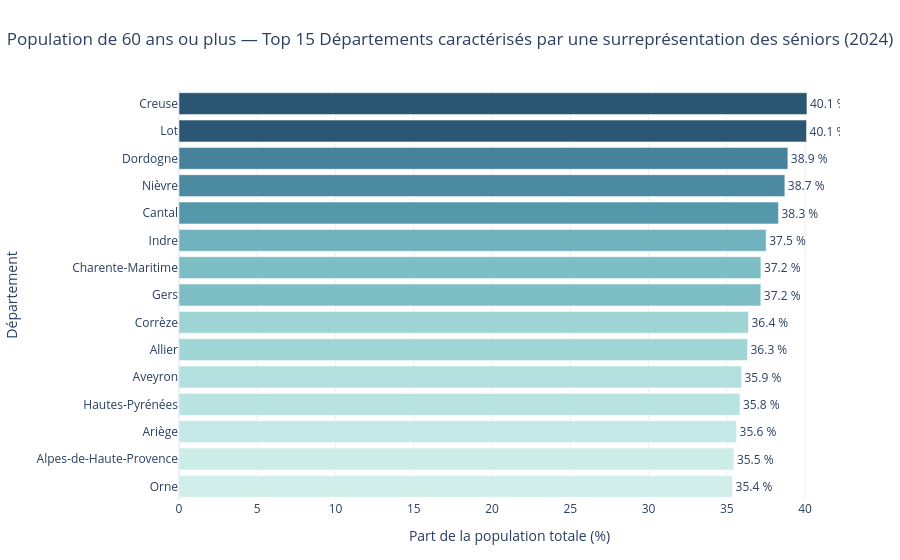

The notebook cell saved with this chart:
### Code cell
#Créer le graphique interactif

fig_age = px.bar(
    top15,
    x="part_60_plus_pct",
    y="nom_departement",
    orientation="h",
    color="part_60_plus_pct",
    color_continuous_scale="Teal",
    hover_name="nom_departement",
    hover_data={
        "code_dept": True,
        "population_totale": ":,.0f",
        "part_60_plus_pct": ":.1f"
    },
    text="part_60_plus_pct",
    title="Population de 60 ans ou plus — Top 15 Départements caractérisés par une surreprésentation des séniors (2024)",
    labels={
        "part_60_plus_pct": "Part de la population totale (%)",
        "nom_departement": "Département"
    },
    template="plotly_white"
)

fig_age.update_traces(
    texttemplate="%{x:.1f} %",
    textposition="outside"
)

fig_age.update_layout(
    height=650,
    title_x=0.5,
    showlegend=False,
    coloraxis_showscale=False,
    margin=dict(l=160, r=60, t=90, b=60)
)

fig_age.show()

### Figure 1 — Plotly figure (JSON) as saved in the notebook; plotly's stock layout.template omitted (floating-point values rounded to 4 significant figures)
{"data": [{"alignmentgroup": "True", "customdata": [["61", 273958], ["04", 168835], ["09", 156158], ["65", 231783], ["12", 279184], ["03", 332221], ["19", 241041], ["32", 192545], ["17", 677063], ["36", 215000], ["15", 143983], ["58", 200818], ["24", 418922], ["46", 176770], ["23", 115406]], "hovertemplate": "<b>%{hovertext}</b><br><br>Part de la population totale (%)=%{marker.color:.1f}<br>Département=%{y}<br>code_dept=%{customdata[0]}<br>population_totale=%{customdata[1]:,.0f}<extra></extra>", "hovertext": ["Orne", "Alpes-de-Haute-Provence", "Ariège", "Hautes-Pyrénées", "Aveyron", "Allier", "Corrèze", "Gers", "Charente-Maritime", "Indre", "Cantal", "Nièvre", "Dordogne", "Lot", "Creuse"], "legendgroup": "", "marker": {"color": [35.37, 35.45, 35.62, 35.84, 35.94, 36.32, 36.39, 37.17, 37.18, 37.52, 38.3, 38.71, 38.9, 40.1, 40.12], "coloraxis": "coloraxis", "pattern": {"shape": ""}}, "name": "", "offsetgroup": "", "orientation": "h", "showlegend": false, "text": [35.37, 35.45, 35.62, 35.84, 35.94, 36.32, 36.39, 37.17, 37.18, 37.52, 38.3, 38.71, 38.9, 40.1, 40.12], "textposition": "outside", "texttemplate": "%{x:.1f} %", "type": "bar", "x": [35.37, 35.45, 35.62, 35.84, 35.94, 36.32, 36.39, 37.17, 37.18, 37.52, 38.3, 38.71, 38.9, 40.1, 40.12], "xaxis": "x", "y": ["Orne", "Alpes-de-Haute-Provence", "Ariège", "Hautes-Pyrénées", "Aveyron", "Allier", "Corrèze", "Gers", "Charente-Maritime", "Indre", "Cantal", "Nièvre", "Dordogne", "Lot", "Creuse"], "yaxis": "y"}], "layout": {"autosize": true, "barmode": "relative", "coloraxis": {"colorbar": {"title": {"text": "Part de la population totale (%)"}}, "colorscale": [[0, "rgb(209, 238, 234)"], [0.1667, "rgb(168, 219, 217)"], [0.3333, "rgb(133, 196, 201)"], [0.5, "rgb(104, 171, 184)"], [0.6667, "rgb(79, 144, 166)"], [0.8333, "rgb(59, 115, 143)"], [1, "rgb(42, 86, 116)"]], "showscale": false}, "legend": {"tracegroupgap": 0}, "margin": {"b": 60, "l": 160, "r": 60, "t": 90}, "showlegend": false, "title": {"text": "Population de 60 ans ou plus — Top 15 Départements caractérisés par une surreprésentation des séniors (2024)", "x": 0.5}, "xaxis": {"anchor": "y", "autorange": true, "domain": [0, 1], "range": [0, 42.23], "title": {"text": "Part de la population totale (%)"}, "type": "linear"}, "yaxis": {"anchor": "x", "autorange": true, "domain": [0, 1], "range": [-0.5, 14.5], "title": {"text": "Département"}, "type": "category"}}}
